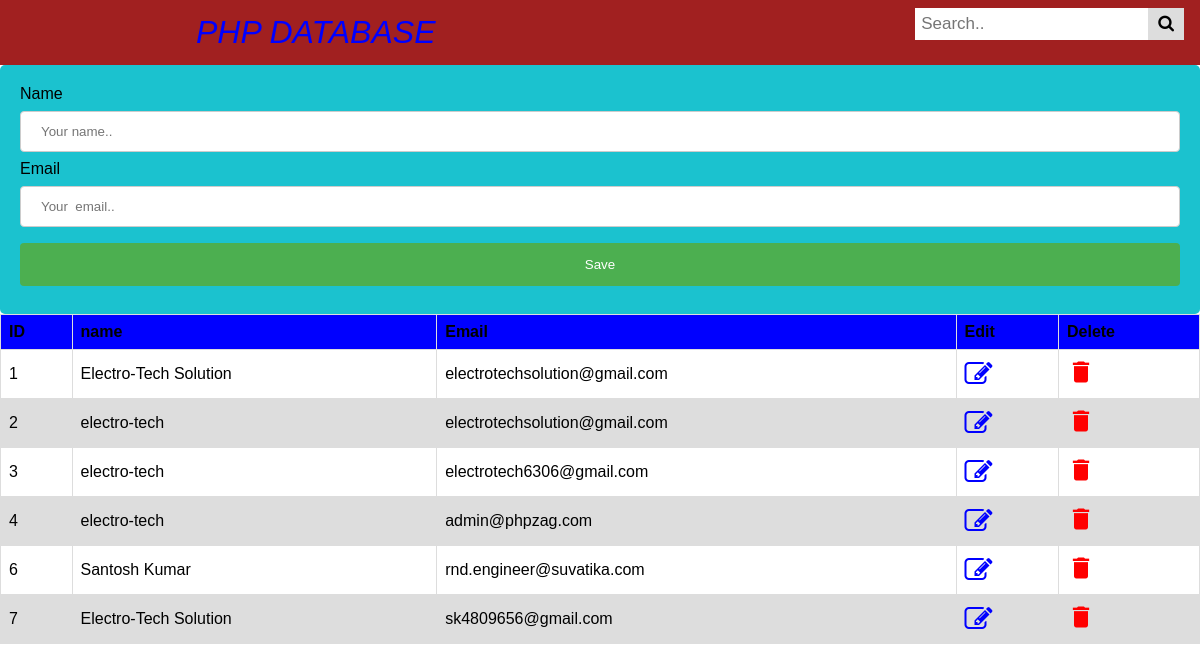
The page / on the database its author committed.
### tables this page shows
CREATE TABLE IF NOT EXISTS `table` (
  `id` int(10) NOT NULL AUTO_INCREMENT,
  `name` text NOT NULL,
  `email` varchar(30) NOT NULL,
  PRIMARY KEY (`id`)
);

### index.php (the view, shortened to what this page needs)
<?php
require_once('db.php');
$sql = "SELECT `id`, `name`, `email` FROM `table`";
$result = $conn->query($sql);
?>
<!DOCTYPE html>
<html lang="en">
<head>
    <link rel="stylesheet" href="https://cdnjs.cloudflare.com/ajax/libs/font-awesome/4.7.0/css/font-awesome.min.css">
    <link rel="stylesheet" href="css/style.css">
</head>
<body>
<div class="topnav">
        <a class="active" href="#">PHP DATABASE</a>
        <div class="search-container">
            <form action="/action_page.php">
                <input type="text" placeholder="Search.." name="search">
                <button type="submit"><i class="fa fa-search"></i></button>
            </form>
        </div>
    </div>
<div class="div">
        <form action="create.php" method="GET">
            <label for="fname">Name</label>
            <input class="input" type="text" id="name" name="name" placeholder="Your name..">
            <label for="lname">Email</label>
            <input class="input" type="text" id="email" name="email" placeholder="Your  email..">
            <input class="input" type="submit" name="submit" value="Save">
        </form>
    </div>
    <table>
        <thead>
        <tr>
            <th>ID</th>
            <th>name</th>
            <th>Email</th>
            <th>Edit</th>
            <th>Delete</th>
        </tr>
        </thead>
        <tbody id="data-Table">
        <?php
        if (mysqli_num_rows($result)>0) {
        while($row = $result->fetch_assoc()) { ?>
        <tr>
            <td><?php echo $row["id"]; ?></td>
            <td><?php echo $row["name"]; ?></td>
            <td><?php echo $row["email"]; ?></td>
            <td><a href="update.php?id=<?php echo $row["id"]; ?>"><i class='fa fa-edit'  style='font-size:28px;color:blue'></i></a></td>
            <td><a href="delete.php?id=<?php echo $row["id"]; ?>"><i class='material-icons' style='font-size:28px;color:red'>delete</i></a></td>
        </tr>
        <?php }} ?>
        </tbody>
    </table>
</body>
</html>

### css/style.css (style rules this page uses)
* { box-sizing: border-box; }
body { margin: 0; font-family: Arial, Helvetica, sans-serif; }
.topnav { overflow: hidden; background-color: #a12020; }
.topnav a { float: left; display: block; color: black; text-align: center; padding: 14px 16px; text-decoration: none; font-size: 17px; }
.topnav a.active { margin-left: 15vw; font-size: 2em; color: blue; font-stretch: ultra-expanded; font-style: oblique; }
.topnav .search-container { float: right; }
.topnav input[type=text] { padding: 6px; margin-top: 8px; font-size: 17px; border: none; }
.topnav .search-container button { float: right; padding: 6px 10px; margin-top: 8px; margin-right: 16px; background: #ddd; font-size: 17px; border: none; cursor: pointer; }
table { font-family: arial, sans-serif; border-collapse: collapse; width: 100%; }
th { background-color: blue; }
td, th { border: 1px solid #dddddd; text-align: left; padding: 8px; }
tr:nth-child(even) { background-color: #dddddd; }
.input[type=text], .select { width: 100%; padding: 12px 20px; margin: 8px 0; display: inline-block; border: 1px solid #ccc; border-radius: 4px; box-sizing: border-box; }
.input[type=submit] { width: 100%; background-color: #4CAF50; color: white; padding: 14px 20px; margin: 8px 0; border: none; border-radius: 4px; cursor: pointer; }
.div { border-radius: 5px; background-color: #1bc2cf; padding: 20px; }

### rows shown on the page
table: id "1", name "Electro-Tech Solution", email "electrotechsolution@gmail.com"
table: id "2", name "electro-tech", email "electrotechsolution@gmail.com"
table: id "3", name "electro-tech", email "electrotech6306@gmail.com"
table: id "4", name "electro-tech", email "admin@phpzag.com"
table: id "6", name "Santosh Kumar", email "rnd.engineer@suvatika.com"
table: id "7", name "Electro-Tech Solution", email "sk4809656@gmail.com"
